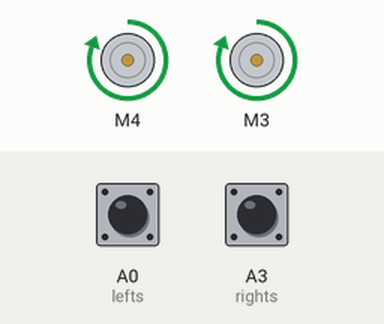
Bench run of a sketch on a simulated Arduino Uno, built with avr-gcc and run on an emulated ATmega328P. Parts: 2 × DC motor (green arrow = forward, orange = backward, longer = faster). The inputs (shaded band) are chosen by the test bench; at power-on: A0 (lefts) LOW, A3 (rights) LOW. What the sketch prints to the serial monitor is not drawn.

Above: at 1.2 s.
1.3 s: A0 (lefts) pulled HIGH for 0.15 s
At 1.37 s:
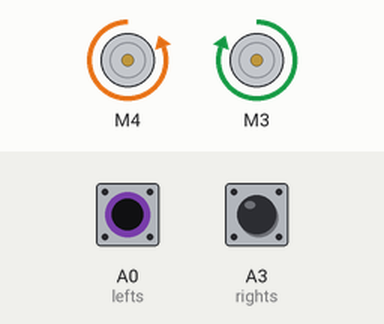
2.9 s: A3 (rights) pulled HIGH for 0.15 s
At 2.97 s:
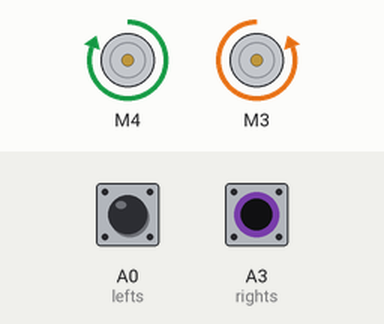
4.5 s: A3 (rights) pulled HIGH for 3.2 s
At 8.6 s:
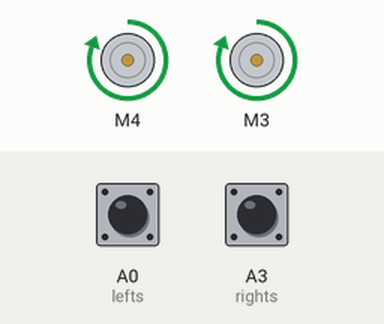
9.2 s: A0 (lefts) pulled HIGH for 3.2 s
At 9.9 s:
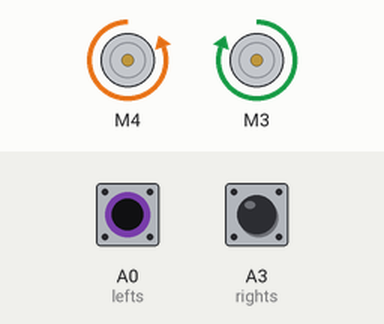
13.9 s: A0 (lefts) driven HIGH and A3 (rights) driven HIGH
At 14.7 s:
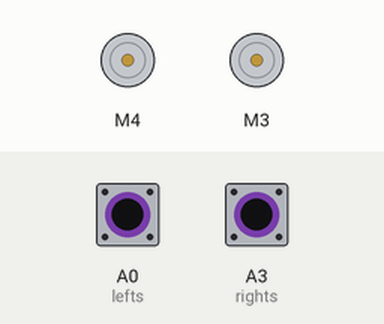
Timing chart, 0 to 16.4 s (numbered marks = the images above; inputs shaded):
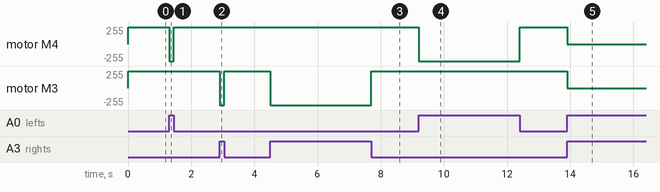

Measured:
- after the input at 1.3 s, motor M4: forward 255/255 → backward 255/255 at once, → forward 255/255 0.15 s later
- after the input at 2.9 s, motor M3: forward 255/255 → backward 255/255 at once, → forward 255/255 0.15 s later
- after the input at 4.5 s, motor M3: forward 255/255 → backward 255/255 at once, → forward 255/255 3.2 s later
- after the input at 9.2 s, motor M4: forward 255/255 → backward 255/255 at once, → forward 255/255 3.2 s later
- after the input at 13.9 s, motor M4, motor M3: forward 255/255 → stopped at once

The sketch:

LINEBOT.ino
```cpp
#include <AFMotor.h>
#define lefts A0
#define rights A3
AF_DCMotor motor1(4,MOTOR12_8KHZ);
AF_DCMotor motor2(3,MOTOR12_8KHZ);
int a=1;
void setup() {
  motor1.setSpeed(255);
  motor2.setSpeed(255);
 pinMode(lefts,INPUT);
 pinMode(rights,INPUT);
 Serial.begin(9600);
}

void loop() {
  Serial.print(digitalRead(rights));
  Serial.print('\t');
  Serial.println(digitalRead(lefts));
  int b,c;
  b=digitalRead(rights);
  c=digitalRead(lefts);
  if(b==a&&c==a)
  {
  motor1.run(RELEASE);
  motor2.run(RELEASE);
  }
  else if(c==a&&b!=a)
  {
    motor1.run(BACKWARD);
    motor2.run(FORWARD);
  }
  else if(c!=a&&b==a)
  {motor1.run(FORWARD);
  motor2.run(BACKWARD);
  }
else if(c!=a&&b!=a)
  {motor1.run(FORWARD);
  motor2.run(FORWARD);
  }

}
```
